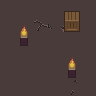

The image is a tile-based game level rendered from a .tmx file. Its description and complete source (layers, tilesets, objects, tile grids) follow:
An orthogonal 6x6 tile map with 16x16 px tiles, 4 tile layers (Floor1, Floor2 (Decorations), Walls (Collidable), Items1 (Collidable)), 2 hidden layers not drawn.

<map version="1.2" tiledversion="1.2.1" orientation="orthogonal" renderorder="right-down" width="6" height="6" tilewidth="16" tileheight="16" infinite="0" nextlayerid="7" nextobjectid="1">
 <tileset firstgid="1" source="../../../../tilesets/actual/UltimateTileset.tsx" />
 <layer id="1" name="Floor1" width="6" height="6">
  <data encoding="csv">
143,143,143,143,143,143,
143,143,143,143,143,143,
143,143,143,143,143,143,
143,143,143,143,143,143,
143,143,143,143,143,143,
143,143,143,143,143,143
</data>
 </layer>
 <layer id="2" name="Floor2 (Decorations)" width="6" height="6">
  <data encoding="csv">
0,0,0,0,0,0,
0,0,114,115,0,0,
0,0,0,0,0,0,
0,0,0,0,0,0,
0,0,0,0,0,0,
0,0,0,0,131,0
</data>
 </layer>
 <layer id="3" name="Walls (Collidable)" width="6" height="6">
  <data encoding="csv">
0,0,0,0,0,0,
0,0,0,0,0,0,
0,0,0,0,0,0,
0,0,0,0,0,0,
0,0,0,0,0,0,
0,0,0,0,0,0
</data>
 </layer>
 <layer id="4" name="Items1 (Collidable)" width="6" height="6">
  <data encoding="csv">
0,0,0,0,265,0,
0,215,0,0,281,0,
0,231,0,0,0,0,
0,0,0,0,215,0,
0,0,0,0,231,0,
0,0,0,0,0,0
</data>
 </layer>
 <layer id="5" name="Items2 (Triggerable)" width="6" height="6" visible="0">
  <data encoding="csv">
0,0,0,0,0,0,
0,0,0,0,0,0,
0,0,0,257,0,0,
0,0,0,0,0,0,
273,0,0,0,0,0,
0,0,0,0,0,0
</data>
 </layer>
 <layer id="6" name="Characters" width="6" height="6" visible="0">
  <data encoding="csv">
0,0,0,0,0,0,
0,0,0,0,0,0,
0,0,0,0,0,0,
0,0,0,0,0,0,
0,0,0,0,0,0,
0,0,0,0,0,0
</data>
 </layer>
</map>